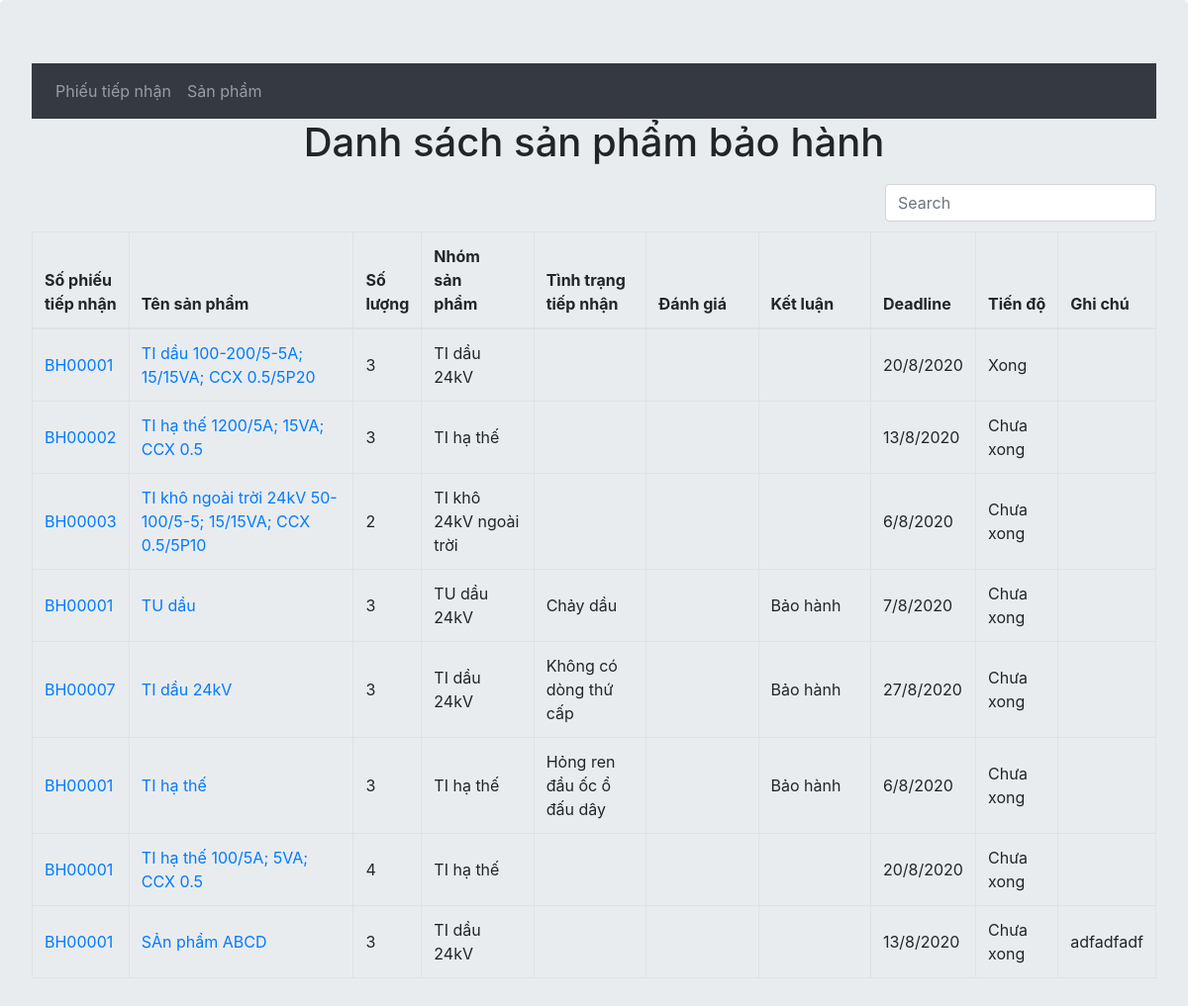
/warranty/items, run on the app's committed database.
### warranty/models.py (models this page shows, shortened)
class Item(models.Model):
    group = [
        ("TIDAU24", "TI dầu 24kV"),
        ("TUDAU24","TU dầu 24kV"),
        ("TIKHO24I", "TI khô 24kV trong nhà"),
        ("TIKHO24O", "TI khô 24kV ngoài trời"),
        ("TIHT", "TI hạ thế"),
    ]
    noteNumber = models.ForeignKey(Note, on_delete=models.CASCADE, related_name="item", verbose_name="Phiếu tiếp nhận")
    itemName = models.CharField(max_length=60, verbose_name="Tên sản phẩm")
    quantity = models.IntegerField(null=False, verbose_name="Số lượng")
    itemGroup = models.CharField(max_length=10, choices=group, verbose_name="Nhóm sản phẩm")
    status = models.CharField(max_length=128, blank=True, verbose_name="Tình trạng tiếp nhận")
    check = models.CharField(max_length=128, blank=True, verbose_name="Đánh giá")
    conclude = models.CharField(max_length=128, blank=True, verbose_name="Kết luận")
    deadline = models.DateField(verbose_name="Deadline")
    note = models.TextField(blank=True)
    done = models.BooleanField(choices=[(True, "Xong"), (False, "Chưa xong")], default=False)

class Note(models.Model):
    noteNumber = models.CharField(max_length=10, unique=True,error_messages={'unique':"Số phiếu này đã có"}, verbose_name="Số phiếu")
    customers = models.CharField(max_length=50, null=False, verbose_name="Khách hàng")
    receiveDay = models.DateField(null=False, verbose_name="Ngày tiếp nhận")
    note = models.TextField(blank=True, verbose_name="Ghi chú")

### warranty/views.py (the view)
# urls.py: path('items', views.ItemListView.as_view(), name = 'items'),
class ItemListView(generic.ListView):
    model = Item

### warranty/templates/warranty/item_list.html (shortened to what this page needs)
{% extends 'warranty/layout.html'%}
{% block content %}
        {% if item_list %}
        <h1 class="text-center">Danh sách sản phẩm bảo hành</h1>
        <table data-toggle="table" data-search="true" data-resizable="true">
            <thead>
                <tr>
                    <th data-width="5" data-width-unit="%">Số phiếu<br>tiếp nhận</th>
                    <th data-width="20" data-width-unit="%">Tên sản phẩm</th>
                    <th data-width="5" data-width-unit="%">Số<br>lượng</th>
                    <th data-width="10" data-width-unit="%">Nhóm<br>sản<br>phẩm</th>
                    <th data-width="10" data-width-unit="%">Tình trạng<br>tiếp nhận</th>
                    <th data-width="10" data-width-unit="%">Đánh giá</th>
                    <th data-width="10" data-width-unit="%">Kết luận</th>
                    <th data-width="5" data-width-unit="%">Deadline</th>
                    <th data-width="5" data-width-unit="%">Tiến độ</th>
                    <th data-width="20" data-width-unit="%">Ghi chú</th>
                </tr>
            </thead>
            <tbody>
                {% for item in item_list %}
                <tr>
                    <td>
                        <a href="{% url 'warranty:note_detail' item.noteNumber.id %}">{{ item.noteNumber.noteNumber }}</a></td>
                    <td><a href="{% url 'warranty:item_edit' item.id %}">{{ item.itemName }}</a></td>
                    <td>{{ item.quantity }}</td>
                    <td>{{ item.get_itemGroup_display }}</td>
                    <td>{{ item.status }}</td>
                    <td>{{ item.check }}</td>
                    <td>{{ item.conclude }}</td>
                    <td>{{ item.deadline|date:"j/n/Y" }}</td>
                    <td>{{ item.get_done_display }}</td>
                    <td>{{ item.note }}</td>
                </tr>
                {% endfor %}
            </tbody>
        </table>
        {% else %}
        <div class="text-center">Chưa có phiếu tiếp nhận nào</div>
        {% endif %}
{% endblock %}

### data on the page
Item: noteNumber.noteNumber "BH00001", itemName "TI dầu 100-200/5-5A; 15/15VA; CCX 0.5/5P20", quantity "3", itemGroup "TI dầu 24kV", deadline "20/8/2020", done "Xong"
Item: noteNumber.noteNumber "BH00002", itemName "TI hạ thế 1200/5A; 15VA; CCX 0.5", quantity "3", itemGroup "TI hạ thế", deadline "13/8/2020", done "Chưa xong"
Item: noteNumber.noteNumber "BH00003", itemName "TI khô ngoài trời 24kV 50-100/5-5; 15/15VA; CCX 0.5/5P10", quantity "2", itemGroup "TI khô 24kV ngoài trời", deadline "6/8/2020", done "Chưa xong"
Item: noteNumber.noteNumber "BH00001", itemName "TU dầu", quantity "3", itemGroup "TU dầu 24kV", status "Chảy dầu", conclude "Bảo hành", deadline "7/8/2020", done "Chưa xong"
Item: noteNumber.noteNumber "BH00007", itemName "TI dầu 24kV", quantity "3", itemGroup "TI dầu 24kV", status "Không có dòng thứ cấp", conclude "Bảo hành", deadline "27/8/2020", done "Chưa xong"
Item: noteNumber.noteNumber "BH00001", itemName "TI hạ thế", quantity "3", itemGroup "TI hạ thế", status "Hỏng ren đầu ốc ổ đấu dây", conclude "Bảo hành", deadline "6/8/2020", done "Chưa xong"
Item: noteNumber.noteNumber "BH00001", itemName "TI hạ thế 100/5A; 5VA; CCX 0.5", quantity "4", itemGroup "TI hạ thế", deadline "20/8/2020", done "Chưa xong"
Item: noteNumber.noteNumber "BH00001", itemName "SẢn phẩm ABCD", quantity "3", itemGroup "TI dầu 24kV", deadline "13/8/2020", done "Chưa xong", note "adfadfadf"
